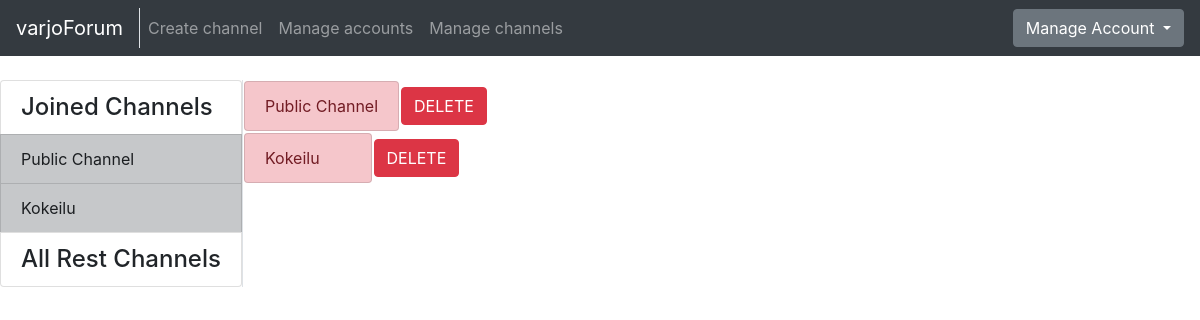
The page /channel/manage/ (signed in) on the database as committed earlier.
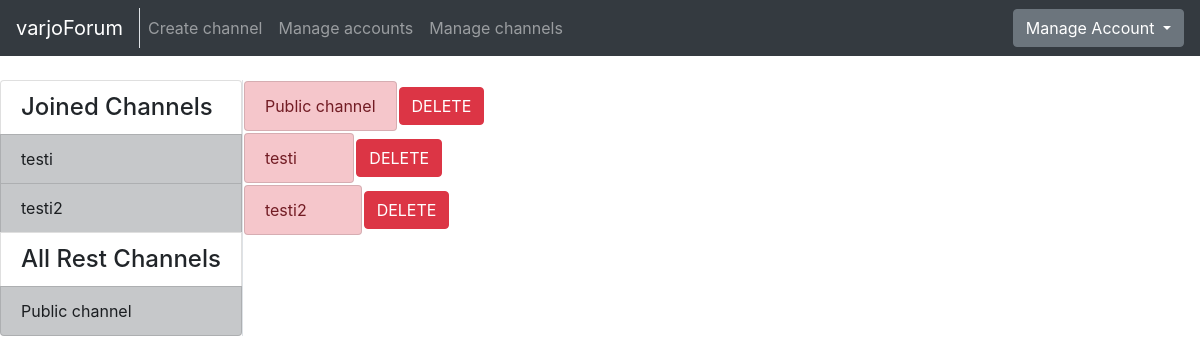
The same page on the database as committed later.
### application/channels/models.py (models this page shows, shortened)
class Channel(Base):
    name = db.Column(db.String(144), nullable=False)
    introduction = db.Column(db.Text, nullable=False)
    messages = db.relationship("Message", backref='Channel', lazy=True)
    accounts = db.relationship('Account', secondary=accounts, lazy='subquery',
        backref=db.backref('channels', lazy=True))
    @staticmethod
    def get_my_channels(account_id):
        stmt = text("SELECT Channel.id, Channel.name"
                    " FROM Channel, Account, Accounts"
                    " WHERE Channel.id = Accounts.channel_id"
                    " AND Account.id = Accounts.account_id"
                    " AND Account.id = :account_id").params(account_id=account_id)
        res = db.engine.execute(stmt)
        response = []
        for row in res:
            response.append({"channel_id":row[0], "channel_name":row[1]})
        return response
    @staticmethod
    def get_channels_where_not_in(account_id):
        stmt = text("SELECT channel.id, channel.name"
                    " FROM Channel"
                    " WHERE Channel.id NOT IN ("
                        " SELECT Channel.id"
                            " FROM Channel, Account, Accounts"
                            " WHERE Channel.id = Accounts.channel_id"
                            " AND Account.id = Accounts.account_id"
                            " AND Account.id = :account_id"
                    " )").params(account_id=account_id)
        res = db.engine.execute(stmt)
        response = []
        for row in res:
            response.append({"id":row[0], "name":row[1]})
        return response

### application/channels/views.py (the view)
@app.route("/channel/manage/", methods=["GET"])
@login_required
def channel_manager():
    return render_template("channels/manager.html", channels = Channel.query.all(),
        my_channels=Channel.get_my_channels(current_user.id),
        all_channels=Channel.get_channels_where_not_in(current_user.id))

### application/__init__.py (called while the page is built)
@login_manager.user_loader
def load_user(account_id):
  return Account.query.get(account_id)

### application/templates/channels/manager.html
{% extends "layout.html" %}
{% block body %}
<div class="row">
  <ul class="list-group">
    {% for channel in channels %}
    <table>
      <tr>
        <td><li class="list-group-item list-group-item-danger">{{ channel.name }}</li></td>
        <td>
          <form action="{{ url_for('delete_channel', channel_id=channel.id) }}" method="POST">
            <button type="submit" class="btn btn-danger" >DELETE</button>
          </form>
        </td>
      </tr>
    </table>
    {% endfor %}
  </ul>
</div>
{% endblock %}

### application/templates/layout.html (shortened to what this page needs)
<!DOCTYPE html>
  <html>
    <head>
      <link rel="stylesheet" href="https://maxcdn.bootstrapcdn.com/bootstrap/4.0.0/css/bootstrap.min.css">
    </head>
    <body>
      <nav class="navbar navbar-expand-md navbar-dark bg-dark mb-4">
        <div class="border-right">
          <a class="navbar-brand" href="{{ url_for('index') }}">varjoForum</a>
        </div>
        <div class="collapse navbar-collapse" id="navbarCollapse">
          <ul class="navbar-nav mr-auto">
            {% if current_user.is_authenticated %}
              <li class="nav-item">
                <a class="nav-link" href="{{ url_for('channel_form') }}">Create channel</a>
              </li>
            {% endif %}
            {% if current_user.admin == True %}
              <li class="nav-item">
                <a class="nav-link" href="{{ url_for('account_list') }}">Manage accounts</a>
              </li>
              <li class="nav-item">
                <a href="{{ url_for('channel_manager') }}" class="nav-link">Manage channels</a>
              </li>
            {% endif %}
          </ul>
            <div class="btn-group">
              <button type="button" class="btn btn-secondary dropdown-toggle" data-toggle="dropdown" aria-haspopup="true" aria-expanded="false">
                {% if current_user.is_authenticated %}
                  Manage Account
                {% else %}
                  Login
                {% endif %}
              </button>
            </div>
        </div>
      </nav>
      <div class="container-fluid" >
        <div class="row">
            <div class="border-right">
              <div class="col-sx" >
                <div style="float: left">
                  <div class="list-group">
                  {% if current_user.is_authenticated %}
                    {% if my_channels %}
                    <h4 class="list-group-item">Joined Channels</h4>
                    {% endif %}
                    {% for my_channel in my_channels %}
                        <a href="{{ url_for('one_channel_index', channel_id=my_channel.channel_id, sort='first') }}"
                            class="list-group-item list-group-item-action list-group-item-dark">
                        {{ my_channel.channel_name }}
                        </a>
                    {% endfor %}
                    <h4 class="list-group-item">All Rest Channels</h4>
                {% else %}
                {% if all_channels %}
                <h4 class="list-group-item">All Channels</h4>
                {% endif %}
                {% endif %}
                {% for channel in all_channels %}
                <a href="{{ url_for('one_channel_index', channel_id=channel.id, sort='first') }}"
                    class="list-group-item list-group-item-action list-group-item-dark">
                  {{ channel.name }}
                </a>
                {% endfor %}
              </div>
              </div>
              </div>
          </div>
          <div class="col">
            {% block body %}{% endblock %}
          </div>
        </div>
    </body>
  </html>

Rows that differ between the two databases and show on the page:
removed Channel: channel_name "Kokeilu", name "Kokeilu"
added Channel: channel_name "testi", name "testi"
added Channel: channel_name "testi2", name "testi2"
changed Channel: name "Public Channel" → "Public channel"; moves from the list under "Joined Channels" to the list under "All Rest Channels"
